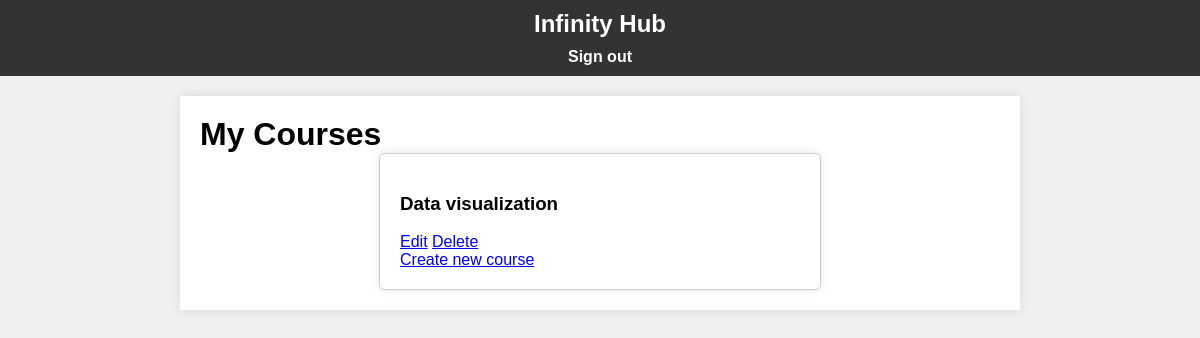
Page /course/mine/ (signed in) on the earlier database version.
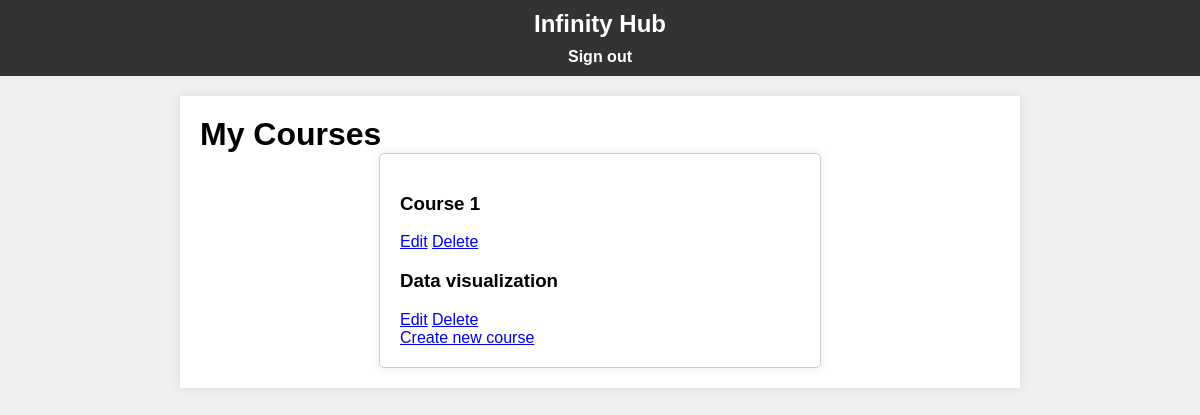
Same page on the later database version.
### courses/models.py (models this page shows, shortened)
class Course(models.Model):
    owner = models.ForeignKey(User, related_name="courses_created",on_delete=models.CASCADE)
    subject = models.ForeignKey(Subject, related_name="courses", on_delete=models.CASCADE)
    title = models.CharField(max_length=200)
    slug = models.SlugField(max_length=200, unique=True)
    overview = models.TextField()
    created = models.DateTimeField(auto_now_add=True)
    class Meta:
        ordering = ['-created']

### courses/views.py (the view)
# urls.py: path('mine/', views.ManageCourseListView.as_view(), name='manage_course_list'),
class ManageCourseListView(OwnerCourseMixin,ListView):
    template_name = 'courses/manage/course/list.html'
    permission_required = 'courses.views_courses'

### courses/views.py (called while the page is built)
    def get_queryset(self):
        qs = super().get_queryset() # type: ignore
        return qs.filter(owner=self.request.user) # type: ignore

### courses/templates/courses/manage/course/list.html (shortened to what this page needs)
{% extends "base.html" %}
{% block content %}
<h1> My Courses </h1>
<div class="module">
    {% for course in object_list  %}
    <div class="course-info">
        <h3>{{ course.title }}</h3>
        <p>
            <a href="{% url "course_edit" course.id %}">Edit</a>
            <a href="{% url "course_delete" course.id %}">Delete</a>
        </p>
    </div>
    {% empty %}
    <p>You haven't created any courses yet</p>
    {% endfor %}
    <p>
        <a href="{% url "course_create" %}" class="button">Create new course</a>
    </p>
</div>
{% endblock content %}

Differences in the rows shown:
added Course: title "Course 1"
